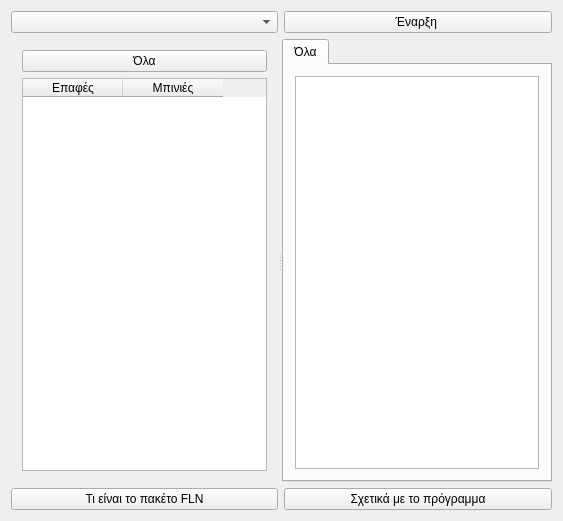
<?xml version="1.0" encoding="UTF-8"?>
<ui version="4.0">
 <class>statusyzer</class>
 <widget class="QMainWindow" name="statusyzer">
  <property name="geometry">
   <rect>
    <x>0</x>
    <y>0</y>
    <width>563</width>
    <height>521</height>
   </rect>
  </property>
  <property name="windowTitle">
   <string>statusYzer (www.kapcom.gr)</string>
  </property>
  <widget class="QWidget" name="centralWidget">
   <layout class="QGridLayout" name="gridLayout">
    <item row="0" column="0">
     <widget class="QComboBox" name="combobox_interfaces"/>
    </item>
    <item row="0" column="1">
     <widget class="QPushButton" name="pushButton_start_sniffer">
      <property name="text">
       <string>Έναρξη </string>
      </property>
     </widget>
    </item>
    <item row="1" column="0" colspan="2">
     <widget class="QSplitter" name="splitter_3">
      <property name="orientation">
       <enum>Qt::Horizontal</enum>
      </property>
      <widget class="QWidget" name="layoutWidget">
       <layout class="QVBoxLayout" name="verticalLayout">
        <item>
         <widget class="QPushButton" name="pb_all">
          <property name="text">
           <string>Όλα</string>
          </property>
         </widget>
        </item>
        <item>
         <widget class="QTableWidget" name="tableWidget">
          <property name="editTriggers">
           <set>QAbstractItemView::NoEditTriggers</set>
          </property>
          <column>
           <property name="text">
            <string>Επαφές</string>
           </property>
          </column>
          <column>
           <property name="text">
            <string>Μπινιές</string>
           </property>
          </column>
         </widget>
        </item>
       </layout>
      </widget>
      <widget class="QSplitter" name="splitter_2">
       <property name="orientation">
        <enum>Qt::Horizontal</enum>
       </property>
       <widget class="QSplitter" name="splitter">
        <property name="orientation">
         <enum>Qt::Horizontal</enum>
        </property>
        <widget class="QTabWidget" name="tabWidget">
         <property name="currentIndex">
          <number>0</number>
         </property>
         <widget class="QWidget" name="tab0">
          <attribute name="title">
           <string>Όλα</string>
          </attribute>
          <layout class="QGridLayout" name="gridLayout_2">
           <item row="0" column="0">
            <widget class="QListWidget" name="list_statuses"/>
           </item>
          </layout>
         </widget>
        </widget>
       </widget>
      </widget>
     </widget>
    </item>
    <item row="2" column="0">
     <widget class="QPushButton" name="pb_whatisfln">
      <property name="text">
       <string>Τι είναι το πακέτο FLN</string>
      </property>
     </widget>
    </item>
    <item row="2" column="1">
     <widget class="QPushButton" name="pb_about">
      <property name="text">
       <string>Σχετικά με το πρόγραμμα</string>
      </property>
     </widget>
    </item>
   </layout>
  </widget>
 </widget>
 <layoutdefault spacing="6" margin="11"/>
 <resources/>
 <connections/>
 <slots>
  <slot>FindAllDevs()</slot>
  <slot>StartSniffer()</slot>
 </slots>
</ui>
